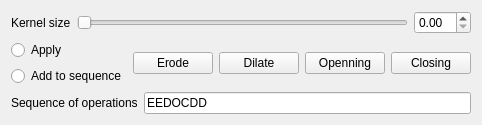
<?xml version="1.0" encoding="UTF-8"?>
<ui version="4.0">
 <class>Form</class>
 <widget class="QWidget" name="Form">
  <property name="geometry">
   <rect>
    <x>0</x>
    <y>0</y>
    <width>468</width>
    <height>120</height>
   </rect>
  </property>
  <property name="windowTitle">
   <string>Form</string>
  </property>
  <layout class="QGridLayout" name="gridLayout">
   <item row="0" column="0">
    <layout class="QVBoxLayout" name="verticalLayout_3">
     <item>
      <layout class="QVBoxLayout" name="verticalLayout_2">
       <item>
        <layout class="QHBoxLayout" name="horizontalLayout">
         <item>
          <widget class="QLabel" name="label_6">
           <property name="text">
            <string>Kernel size</string>
           </property>
          </widget>
         </item>
         <item>
          <widget class="QSlider" name="horizontalSlider">
           <property name="orientation">
            <enum>Qt::Horizontal</enum>
           </property>
          </widget>
         </item>
         <item>
          <widget class="QDoubleSpinBox" name="doubleSpinBox"/>
         </item>
        </layout>
       </item>
       <item>
        <layout class="QHBoxLayout" name="horizontalLayout_3">
         <item>
          <layout class="QVBoxLayout" name="verticalLayout">
           <item>
            <widget class="QRadioButton" name="radioButton">
             <property name="text">
              <string>Apply</string>
             </property>
            </widget>
           </item>
           <item>
            <widget class="QRadioButton" name="radioButton_2">
             <property name="text">
              <string>Add to sequence</string>
             </property>
            </widget>
           </item>
          </layout>
         </item>
         <item>
          <layout class="QHBoxLayout" name="horizontalLayout_2">
           <item>
            <widget class="QPushButton" name="pushButton">
             <property name="text">
              <string>Erode</string>
             </property>
            </widget>
           </item>
           <item>
            <widget class="QPushButton" name="pushButton_2">
             <property name="text">
              <string>Dilate</string>
             </property>
            </widget>
           </item>
           <item>
            <widget class="QPushButton" name="pushButton_3">
             <property name="text">
              <string>Openning</string>
             </property>
            </widget>
           </item>
           <item>
            <widget class="QPushButton" name="pushButton_4">
             <property name="text">
              <string>Closing</string>
             </property>
            </widget>
           </item>
          </layout>
         </item>
        </layout>
       </item>
      </layout>
     </item>
     <item>
      <layout class="QHBoxLayout" name="horizontalLayout_4">
       <item>
        <widget class="QLabel" name="label">
         <property name="text">
          <string>Sequence of operations</string>
         </property>
        </widget>
       </item>
       <item>
        <widget class="QLineEdit" name="lineEdit">
         <property name="text">
          <string>EEDOCDD</string>
         </property>
        </widget>
       </item>
      </layout>
     </item>
    </layout>
   </item>
  </layout>
 </widget>
 <resources/>
 <connections/>
</ui>
